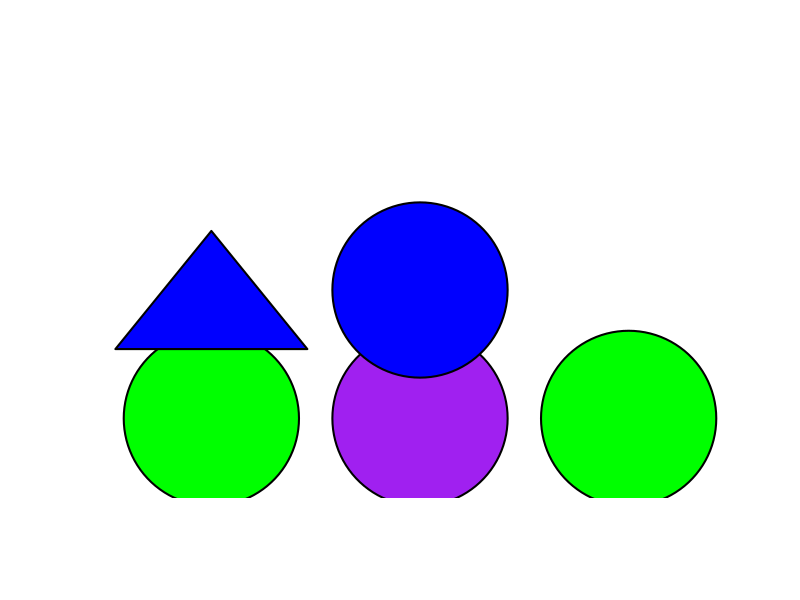
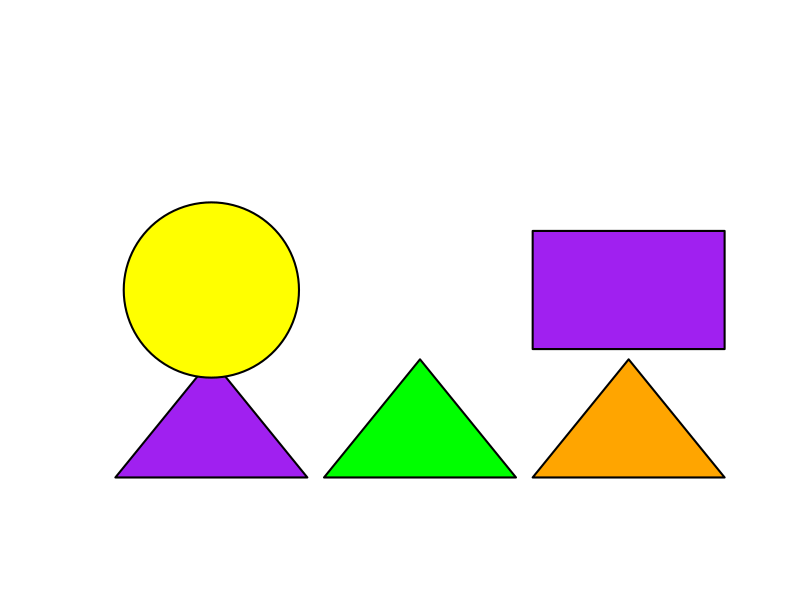
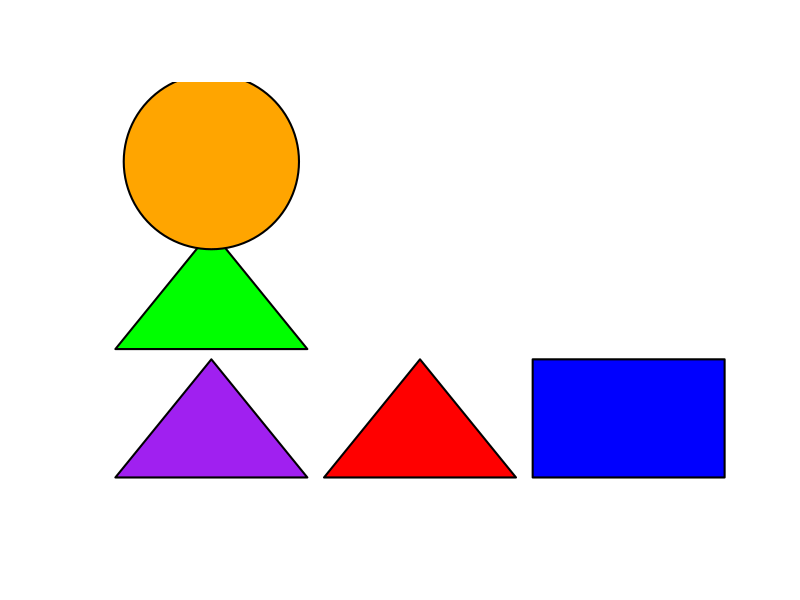
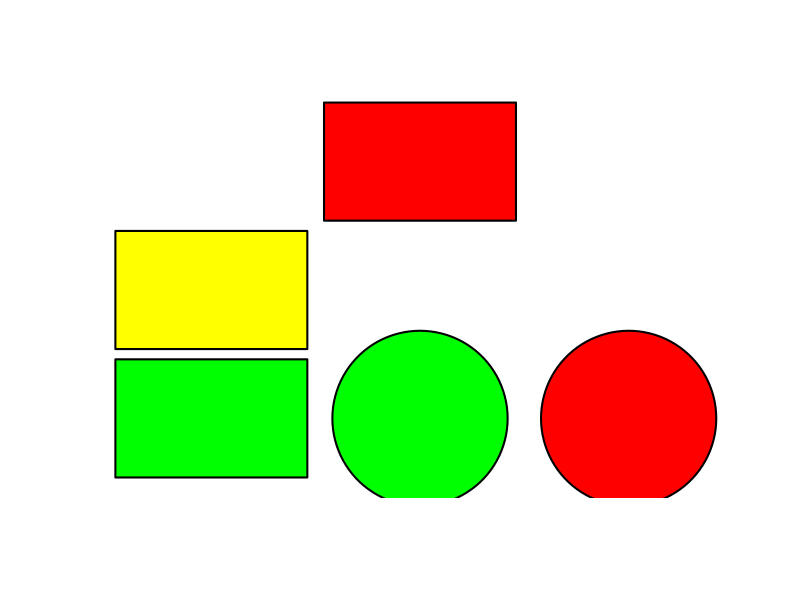
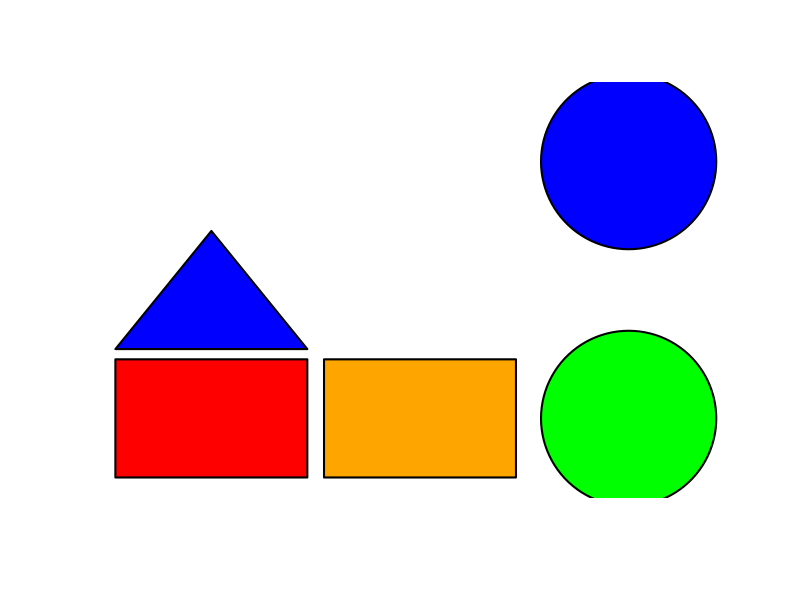
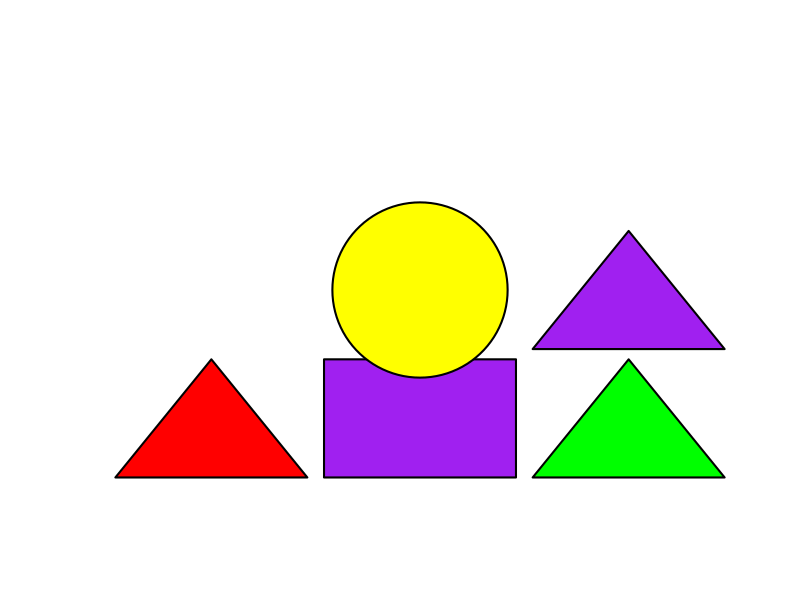
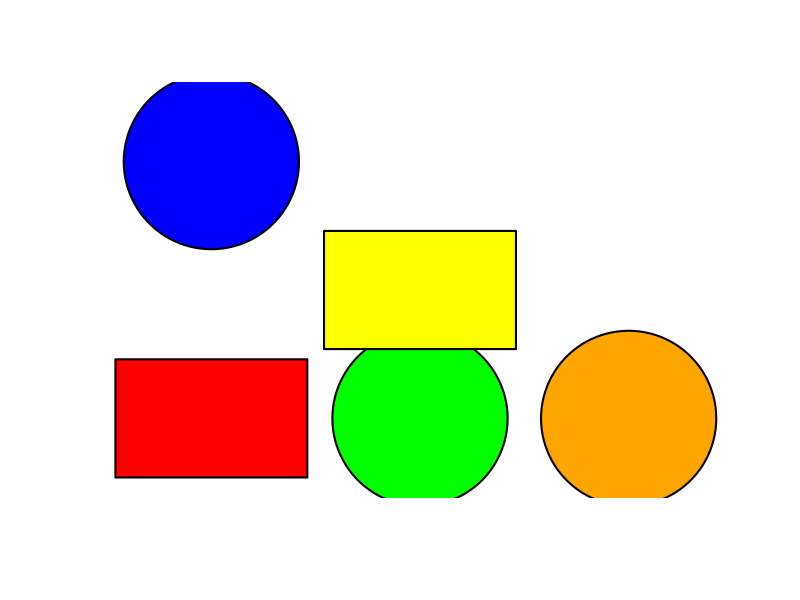
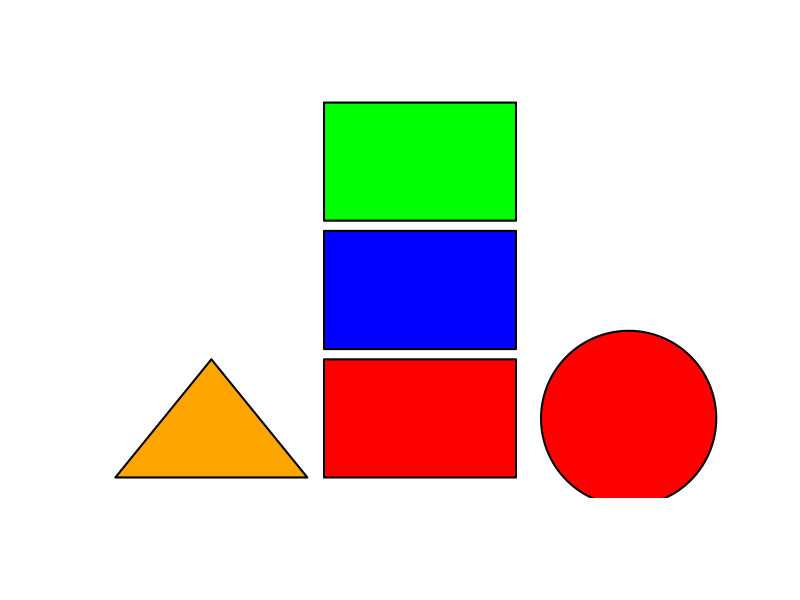

Source code (R) for these figures, in order: (Note: this script raises an error after producing the figures.)
require(grDevices)
library(plotrix)
library(data.table)

# koordináták & szinek ----------------------------------------------------------
# kozepso koordinatak
x <- 25
y <- 25
cent_coords_x <- c()
cent_coords_y <- c()
for (i in 1:3){
  for (j in 1:3){
    cent_coords_x <- append(cent_coords_x,x)
    cent_coords_y <- append(cent_coords_y,y)
    x <- x + 50
  }
  y <- y + 50
  x <- 25
}
# szelso koordinatak
x <- 2
y <- 2
corn_coords_x <- c()
corn_coords_y <- c()
for (i in 1:3){
  for (j in 1:3){
    corn_coords_x <- append(corn_coords_x,x)
    corn_coords_y <- append(corn_coords_y,y)
    x <- x + 50
  }
  y <- y + 50
  x <- 2
}
# szinek
szinek <- c("red","blue","green","yellow","orange","purple")

# prototípus generalas ----------------------------------------------------

# Load the itertools library
library(itertools)

# Generate all combinations of placing 4 items in 9 cells
combinations <- combn(9,5)

# Convert combinations to numeric vectors
vectors <- apply(combinations,2, function(combination) {
  vector <- rep(0, 9)
  vector[combination] <- 1
  return(vector)
})

# Randomly select 95 out of the 126 combinations
set.seed(123) # Setting seed for reproducibility
selected_indices <- sample(1:ncol(combinations), 14)
selected_vectors <- cbind(vectors, vectors[, selected_indices])

# Generate shapes
set.seed(123) # Setting seed for reproducibility of random numbers
shape_vectors <- apply(selected_vectors, 2, function(vector) {
  vector[vector == 1] <- sample(1:3, sum(vector == 1), replace = TRUE)
  return(vector)
})

# Generate colors
set.seed(123) # Setting seed for reproducibility of random numbers
color_vectors <- apply(selected_vectors, 2, function(vector) {
  vector[vector == 1] <- sample(1:6, sum(vector == 1), replace = TRUE)
  return(vector)
})

# generate familiars and fillers
for (j in 1:ncol(selected_vectors)){
  pict <- shape_vectors[,j]
  
  eval(parse(text=paste("png('random",j,".png')", sep="")))
  
  plot(c(0, 150), c(0, 150), type = "n", xlab = "", ylab = "", main = "", axes=FALSE)
  for (i in 1:9){
    if (pict[i] == 1){
      rect(corn_coords_x[i], corn_coords_y[i], corn_coords_x[i]+46, corn_coords_y[i]+46, col = szinek[color_vectors[i,j]], lwd = 2)
    }
    if (pict[i] == 2){
      polygon(c(corn_coords_x[i],corn_coords_x[i]+23,corn_coords_x[i]+46,corn_coords_x[i]),
              c(corn_coords_y[i],corn_coords_y[i]+46, corn_coords_y[i], corn_coords_y[i]),
              xpd = TRUE, col = szinek[color_vectors[i,j]], lty = 1, lwd = 2, border = "black")
    }
    if (pict[i] == 3){
      draw.circle(cent_coords_x[i],cent_coords_y[i], radius = 21, col = szinek[color_vectors[i,j]], border="black",lty=1,lwd=2)
    }
  }
  dev.off()
}

# Function to modify vectors with linked modifications
modify_vectors_linked <- function(vectors_1_to_3, vectors_1_to_6, num_modifications, value_range_1_to_3, value_range_1_to_6) {
  modified_vectors_1_to_3 <- list()
  modified_vectors_1_to_6 <- list()
  
  for (i in 1:5) {
    vector_1_to_3 <- vectors_1_to_3[, i]
    vector_1_to_6 <- vectors_1_to_6[, i]
    
    new_vector_1_to_3 <- vector_1_to_3
    new_vector_1_to_6 <- vector_1_to_6
    
    indices <- which(vector_1_to_3 != 0)
    random_indices <- sample(indices, num_modifications)
    
    for (idx in random_indices) {
      new_value_1_to_3 <- sample(value_range_1_to_3, 1)
      while (new_value_1_to_3 == vector_1_to_3[idx]) {
        new_value_1_to_3 <- sample(value_range_1_to_3, 1)
      }
      
      new_value_1_to_6 <- sample(value_range_1_to_6, 1)
      while (new_value_1_to_6 == vector_1_to_6[idx]) {
        new_value_1_to_6 <- sample(value_range_1_to_6, 1)
      }
      
      new_vector_1_to_3[idx] <- new_value_1_to_3
      new_vector_1_to_6[idx] <- new_value_1_to_6
    }
    
    modified_vectors_1_to_3 <- append(modified_vectors_1_to_3, list(new_vector_1_to_3))
    modified_vectors_1_to_6 <- append(modified_vectors_1_to_6, list(new_vector_1_to_6))
  }
  
  return(list(modified_vectors_1_to_3, modified_vectors_1_to_6))
}

# Generate modified vectors with one modification
set.seed(123) # Setting seed for reproducibility
modified_vectors_one_mod <- modify_vectors_linked(shape_vectors[,1:5], color_vectors[,1:5], num_modifications = 1, value_range_1_to_3 = 1:3, value_range_1_to_6 = 1:6)

# Generate modified vectors with two modifications
set.seed(123) # Setting seed for reproducibility
modified_vectors_two_mods <- modify_vectors_linked(shape_vectors[,1:5], color_vectors[,1:5], num_modifications = 2, value_range_1_to_3 = 1:3, value_range_1_to_6 = 1:6)

# Generate modified vectors with three modifications
set.seed(123) # Setting seed for reproducibility
modified_vectors_three_mods <- modify_vectors_linked(shape_vectors[,1:5], color_vectors[,1:5], num_modifications = 3, value_range_1_to_3 = 1:3, value_range_1_to_6 = 1:6)

# Generate modified vectors with four modifications
set.seed(123) # Setting seed for reproducibility
modified_vectors_four_mods <- modify_vectors_linked(shape_vectors[,1:5], color_vectors[,1:5], num_modifications = 4, value_range_1_to_3 = 1:3, value_range_1_to_6 = 1:6)

# generate targets

all_modified_vectors <- list(
  modified_vectors_one_mod,
  modified_vectors_two_mods,
  modified_vectors_three_mods,
  modified_vectors_four_mods
)

# Iterate through the list in a for loop
for (set_index in 1:length(all_modified_vectors)) {
  current_set <- all_modified_vectors[[set_index]]
  
  cat("Processing set", set_index, ":\n")
  
  for (vector_index in 1:length(current_set[[1]])) {
    pict <- current_set[[1]][[vector_index]]
    if (set_index == 1){
      eval(parse(text=paste("png('target_",vector_index,"_25.png')", sep="")))
    } else if (set_index == 2) {
      eval(parse(text=paste("png('target_",vector_index,"_50.png')", sep="")))
    } else if (set_index == 3) {
      eval(parse(text=paste("png('target_",vector_index,"_75.png')", sep="")))
    } else if (set_index == 4) {
      eval(parse(text=paste("png('target_",vector_index,"_100.png')", sep="")))
    }
    
    plot(c(0, 150), c(0, 150), type = "n", xlab = "", ylab = "", main = "", axes=FALSE)
    for (i in 1:9){
      if (pict[i] == 1){
        rect(corn_coords_x[i], corn_coords_y[i], corn_coords_x[i]+46, corn_coords_y[i]+46, col = szinek[current_set[[2]][[vector_index]][i]], lwd = 2)
      }
      if (pict[i] == 2){
        polygon(c(corn_coords_x[i],corn_coords_x[i]+23,corn_coords_x[i]+46,corn_coords_x[i]),
                c(corn_coords_y[i],corn_coords_y[i]+46, corn_coords_y[i], corn_coords_y[i]),
                xpd = TRUE, col = szinek[current_set[[2]][[vector_index]][i]], lty = 1, lwd = 2, border = "black")
      }
      if (pict[i] == 3){
        draw.circle(cent_coords_x[i],cent_coords_y[i], radius = 21, col = szinek[current_set[[2]][[vector_index]][i]], border="black",lty=1,lwd=2)
      }
    }
    dev.off()
  }
}
